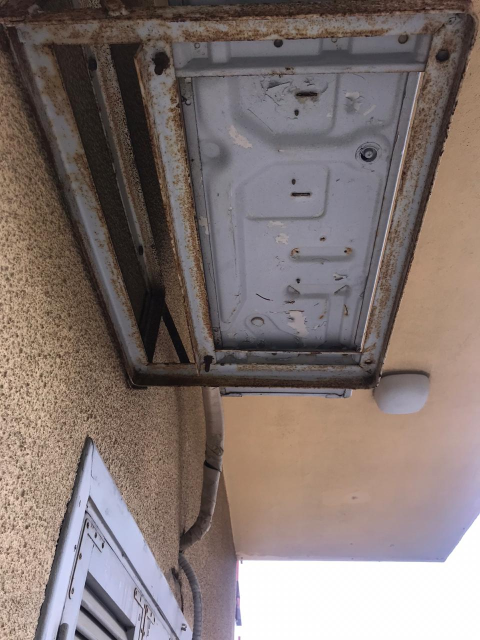
#> input picture ImageTransform_OrthogonalView/cooler.jpeg, 960 x 1280 px, found by its file name (shown at 1/2 size)
$ python img_trans.py
#> lines starting #> are read from the running program, lines starting #| are printed output that depends on the picture
#> further down, img is the input picture: shape (1280, 960, 3); mean B, G, R 113.7, 117.3, 130.5
#!/usr/bin/env
# -*- coding: utf-8 -

import cv2
import numpy as np

def image_resize(image, width = None, height = None, inter = cv2.INTER_AREA):
    # initialize the dimensions of the image to be resized and
    # grab the image size
#> called with height = 600, inter = 3
    dim = None
    (h, w) = image.shape[:2]
#> h = 1280; w = 960

    # if both the width and height are None, then return the
    # original image
    if width is None and height is None:
        return image

    # check to see if the width is None
    if width is None:
        # calculate the ratio of the height and construct the
        # dimensions
        r = height / float(h)
#> r = 0.469
        dim = (int(w * r), height)
#> dim = (450, 600)

    # otherwise, the height is None
    else:
        # calculate the ratio of the width and construct the
        # dimensions
        r = width / float(w)
        dim = (width, int(h * r))

    # resize the image
    resized = cv2.resize(image, dim, interpolation = inter)
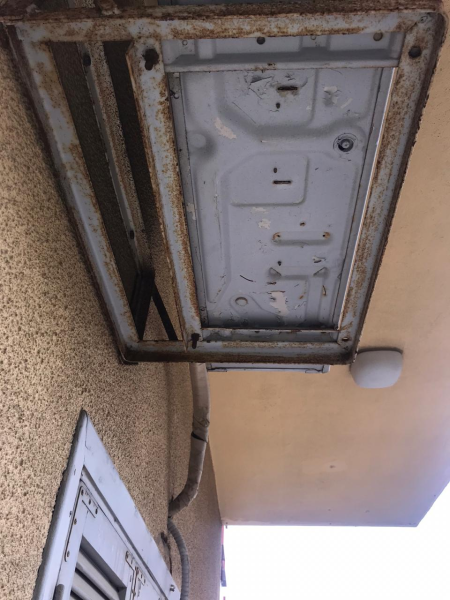
#> resized: shape (600, 450, 3); mean B, G, R 113.7, 117.3, 130.5

    # return the resized image
    return resized

img = cv2.imread("cooler.jpeg")
img = image_resize(img, height = 600)

dimensions =img.shape
#> dimensions = (600, 450, 3)
print(dimensions)
#| (600, 450, 3)

cv2.circle(img, (2, 20), 5, (0, 0, 255), -1)
#> img: shape (600, 450, 3)
cv2.circle(img, (445, 8), 5, (0, 0, 255), -1)
#> img: shape (600, 450, 3); mean B, G, R 113.6, 117.3, 130.6
cv2.circle(img, (120, 360), 5, (0, 0, 255), -1)
#> img: shape (600, 450, 3); mean B, G, R 113.6, 117.3, 130.7
cv2.circle(img, (355, 362), 5, (0, 0, 255), -1)
#> img: shape (600, 450, 3); mean B, G, R 113.6, 117.2, 130.7

pts1 = np.float32([[2, 20], [445, 8], [120, 360], [355, 362]])
pts2 = np.float32([[0, 0], [600, 0], [0, 700], [600, 700]])

matrix = cv2.getPerspectiveTransform(pts1, pts2)
result = cv2.warpPerspective(img, matrix, (600, 700))
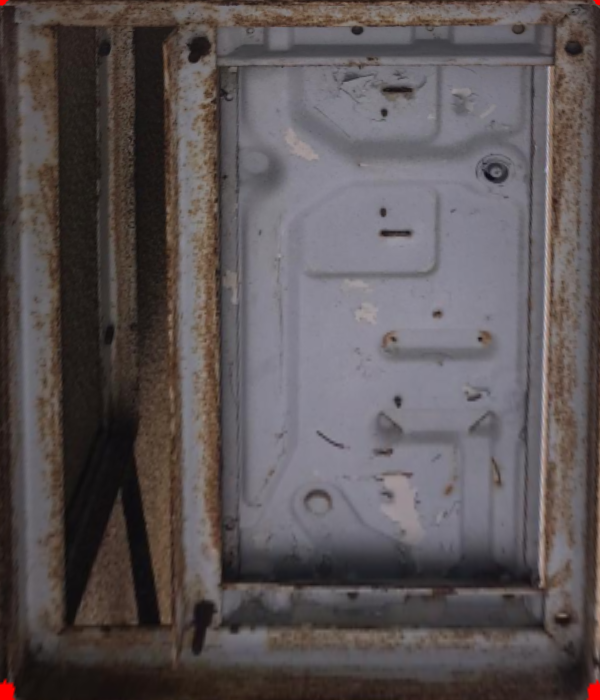
#> result: shape (700, 600, 3); mean B, G, R 85.9, 84.4, 91.5

cv2.imshow("Original", img)
cv2.imshow("transformed", result)

key = cv2.waitKey(0)
#> (key Esc is pressed here)

$ run again, with ImageTransform_OrthogonalView/transformed_Ortho.png saved as ImageTransform_OrthogonalView/cooler.jpeg
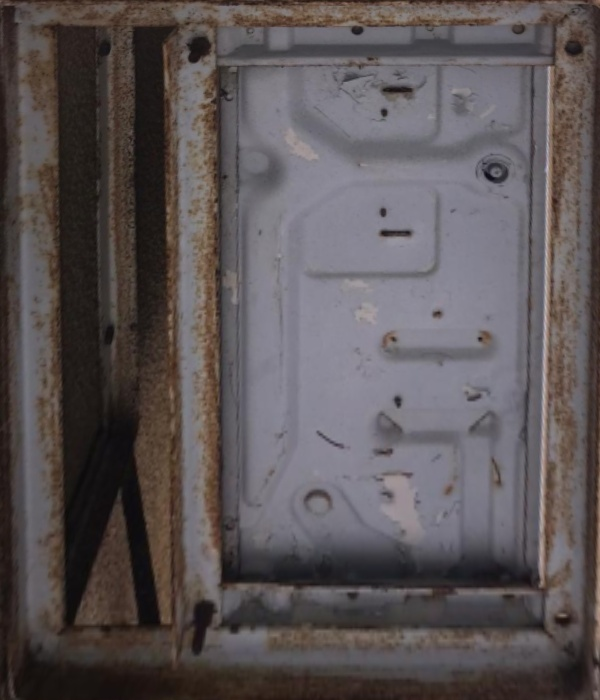
#> input picture ImageTransform_OrthogonalView/transformed_Ortho.png, 600 x 700 px, found by its file name
#> img is the input picture: shape (700, 600, 3); mean B, G, R 85.9, 84.4, 91.3
#| (600, 514, 3)
#> `result = cv2.warpPerspective(img, matrix, (600, 700))`:
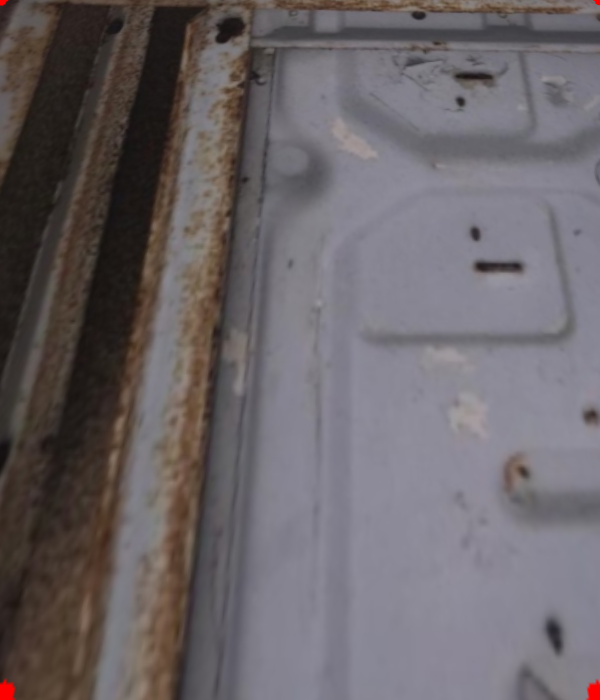
#> result: shape (700, 600, 3); mean B, G, R 104.3, 100.5, 106.5
